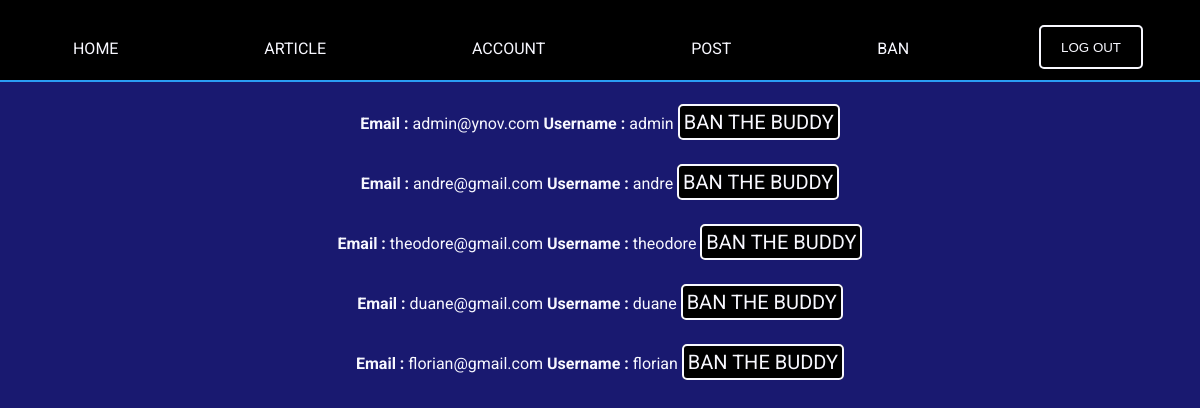
Page /espaceClient/ban.php (signed in) on the committed database.
### tables this page shows
CREATE TABLE `users` (
  `Id` int(11) NOT NULL,
  `Email` text NOT NULL,
  `Username` varchar(24) NOT NULL,
  `Password` text NOT NULL,
  `Role` varchar(5) DEFAULT NULL
);

### espaceClient/ban.php (the view, shortened to what this page needs)
<?php
include_once('./headerClient.php');
$bdd = new PDO('mysql:host=localhost;dbname=php_exam_db;', 'root', '');
?>
<!DOCTYPE html>
<html>
<head>
    <link rel="stylesheet" type="text/css" href="../css/ban.css"/>
</head>
<body>
    <section>
        <section class="all">
    <?php
        $recupUser = $bdd->query('SELECT * FROM users');
        while($user = $recupUser->fetch()){
            ?>
            <p><?= "<strong>Email : </strong>" . $user['Email'] . "<strong> Username : </strong>" . $user['Username']; ?> <a href="banMethod.php?id=<?= $user['Id']; ?>">BAN THE BUDDY</p></a>
            <?php
        }
    ?>
        </section>
    </section>
</body>
</html>

### css/ban.css (style rules this page uses)
body, html { overflow-x: hidden; }
* { padding: 0; margin: 0; box-sizing: unset; }
body { background-color:midnightblue; overflow: hidden; font-family: 'Roboto', sans-serif; }
section { width: 100vw; min-height: 80%; }
.all { display: flex; flex-direction: column; align-items: center; margin-top: 100px; }
.all p { height: 50px; }
.all a { width: 100px; height: 40px; border-radius: 5px; border: solid 2px ghostwhite; background-color:black; color: ghostwhite; font-size: 20px; transition-duration:200ms ; padding: 4px; }

### espaceClient/headerClient.php (style rules this page uses)
body, html { overflow-x: hidden; }
* { padding: 0; margin: 0; box-sizing: unset; }
body { font-family: 'Roboto', sans-serif; }
p { color:ghostwhite; margin-top:10px; }
a { color: ghostwhite ; font-style:none; text-decoration:none; }

### rows in the picture
users: Email "admin@ynov.com", Username "admin"
users: Email "andre@gmail.com", Username "andre"
users: Email "theodore@gmail.com", Username "theodore"
users: Email "duane@gmail.com", Username "duane"
users: Email "florian@gmail.com", Username "florian"
